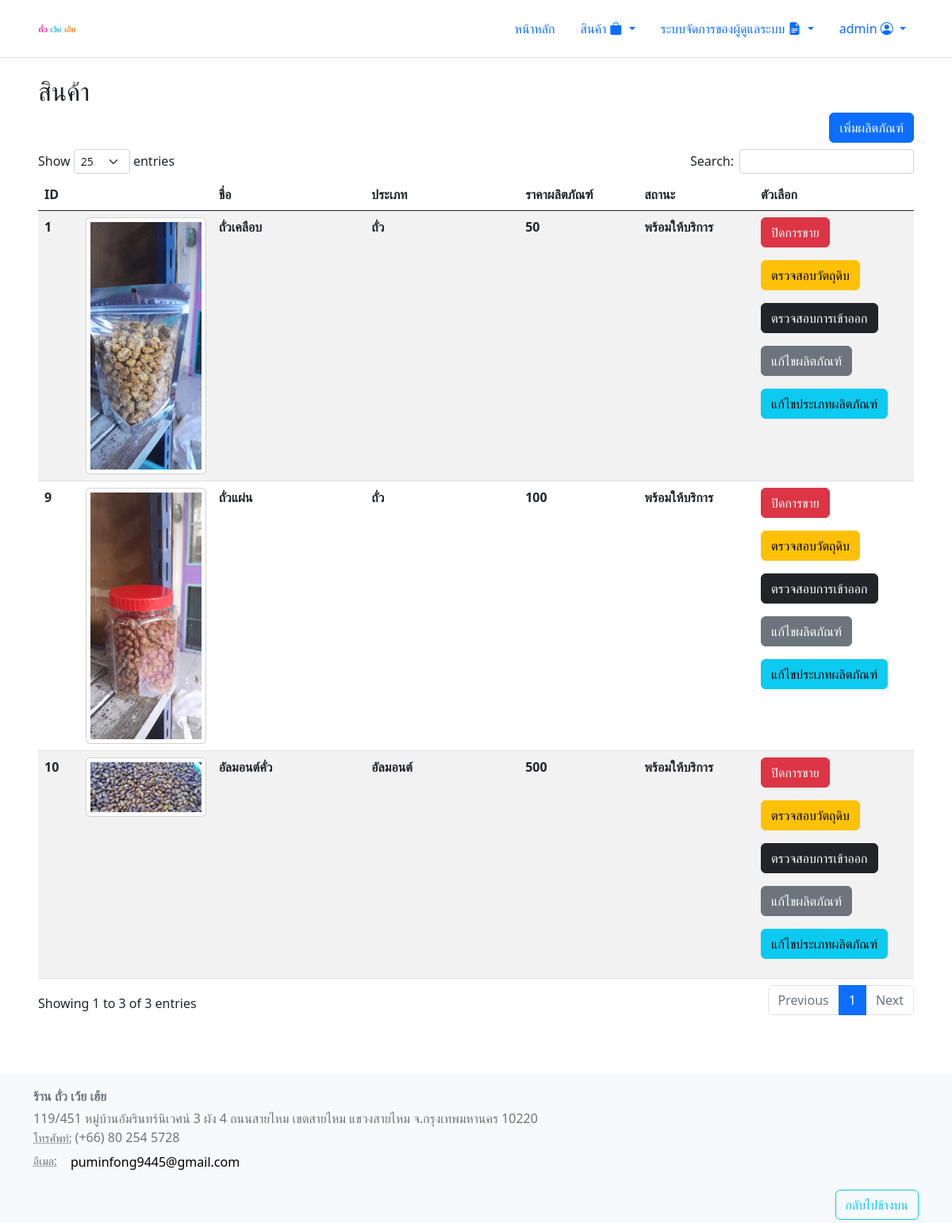
The page /view/admin_page/product_admin.php (signed in) on the database as committed earlier.
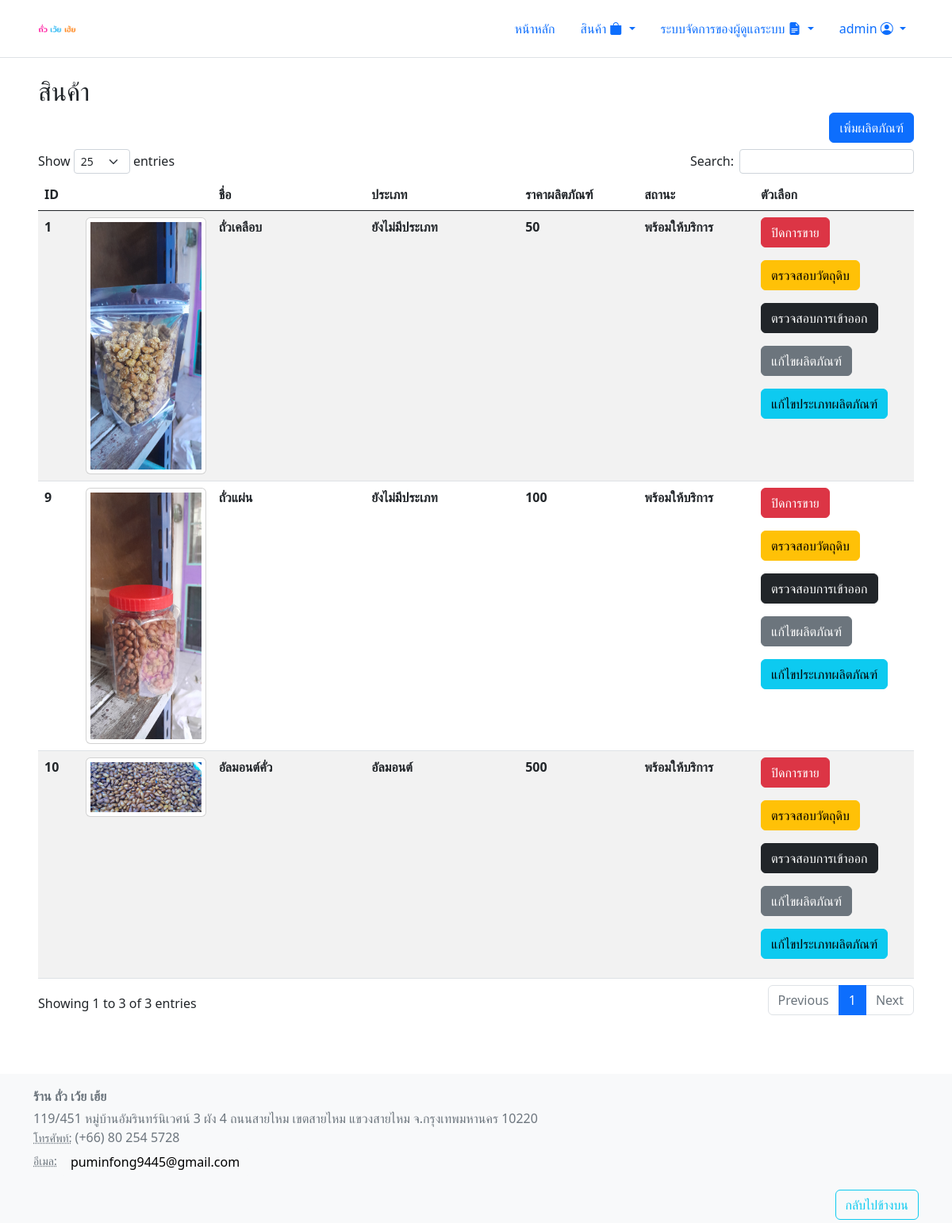
The same page on the database as committed later.
### tables this page shows
CREATE TABLE `products` (
  `product_id` int(11) NOT NULL,
  `product_name` varchar(200) DEFAULT '',
  `product_category` varchar(255) DEFAULT NULL,
  `product_description` varchar(200) DEFAULT NULL,
  `product_img` varchar(255) DEFAULT NULL,
  `product_price` double DEFAULT NULL,
  `product_status` varchar(200) NOT NULL DEFAULT 'active',
  `product_amount` double NOT NULL DEFAULT 0
);

### html/inc/permission.php (called while the page is built, shortened)
<?php
  function checkrole($role)
  {
    if(isset($_SESSION['role']) && $_SESSION['role'] == $role)
    {
      return TRUE;
    }
    else
    {
      return FALSE;
    }
  }
?>

### html/view/admin_page/product_admin.php (the view, shortened to what this page needs)
<?php
require '../../inc/header.php';
?>
<h2>สินค้า</h2>
    <div class="mb-2 d-flex flex-row-reverse">
      <?php include 'modal/add_product_modal.php'; ?>
    </div>
	  <table id="ProductTable" class="table table-striped" style="width:100%">
        <thead>
			<center>
            <tr>
            <th width='5%'>
              ID
            </th>
			<th width='5%'>
            </th>
			      <th width='20%'>
              ชื่อ
            </th>
            <th width='20%'>
              ประเภท
            </th>
            <th width='15%'>
              ราคาผลิตภัณฑ์
            </th>
            <th width='15%'>
              สถานะ
            </th>
            <th width='20%'>
              ตัวเลือก
            </th>
          </tr>
			</center>
        </thead>
        <tbody>
        <?php
        	$select_products = mysqli_query($db, "SELECT * FROM `products`");
      		if(mysqli_num_rows($select_products) > 0){
         		while($fetch_product = mysqli_fetch_assoc($select_products)){
        ?>
            <tr>
                <th>
                    <?=$fetch_product['product_id']?>
                </th>
				<th>
					<div class="card">
						<img style="padding: 5px; max-height: 400px; width: 150px;" src="../../images/products_image/<?php echo $fetch_product['product_img']; ?>" alt="">
					</div>
                </th>
				        <th>
                    <?=$fetch_product['product_name']?>
                </th>
                <th>
                    <?php if ($fetch_product['product_category'] == NULL) {
                      echo 'ยังไม่มีประเภท';
                    } else {
                      echo $fetch_product['product_category'];
                    }
                    ?>
                </th>
                <th>
                    <?=$fetch_product['product_price']?>
                </th>
                <th>
                    <?php
                    if ($fetch_product['product_status'] === "active") {
                      echo "พร้อมให้บริการ";
                    }
                    else
                    {
                      echo "ไม่พร้อมให้บริการ";
                    }
                    ?>
                </th>
                <th>
                  <div class="mb-3">
                      <form action="" method="post" enctype="multipart/form-data">
                      <?php
                      if ($fetch_product['product_status'] === "active")
                      {?>
                        <input type="submit" class="btn btn-danger" value="ปิดการขาย" name="change_status">
                      <?php }
                      else { ?>
                        <input type="submit" class="btn btn-success" value="เปิดการขาย" name="change_status">
                      <?php }
                      ?>
                      </form>
                  </div>
                  <div class="mb-3">
                    <a class="btn btn-warning" href="../../view/admin_page/product_material.php?id=<?=$fetch_product['product_id']?>">ตรวจสอบวัตถุดิบ</a>
                  </div>
                  <div class="mb-3">
                    <a class="btn btn-dark" href="../../view/log_page/log_products.php?id=<?=$fetch_product['product_id']?>">ตรวจสอบการเข้าออก</a>
                  </div>
                  <div class="mb-3">
                    <?php
                      require "modal/edit_product_modal.php";
                    ?>
                  </div>
                  <div class="mb-3">
                    <?php
                      require "modal/edit_product_category_modal.php";
                    ?>
                  </div>
                </th>
            </tr><?php
              }
            }
        ?>
        </tbody>
    </table>
  </div>
<?php
require '../../inc/footer.php';
?>

### html/inc/header.php (shortened to what this page needs)
<!DOCTYPE html>
<html lang="en">
<head>
    <?php require 'script.php'; ?>
    <?php require 'permission.php'; ?>
</head>
<body class="d-flex flex-column min-vh-100">
  <div id="header" class="fixed-top mb-4 border-bottom bg-white">
    <header class="container d-flex flex-wrap justify-content-center py-3">
      <div class="d-flex align-items-center mb-3 mb-md-0 me-md-auto text-dark text-decoration-none">
        <a href="../../index.php">
        <img src="../../images/logo.png" style="width:60px;height:40px;display: inline;"></img>
          </a>
      </div>
      <ul class="nav nav-pills">
        <li class="nav-item"><a name="home" href="../../index.php" class="nav-link">หน้าหลัก</a></li>
        <?php
        if (isset($_SESSION['username']))
        {?>
        <li class="nav-item dropdown">
            <a class="nav-link dropdown-toggle" href="#" id="navbarDarkDropdownMenuLink" role="button" data-bs-toggle="dropdown" aria-expanded="false">
            สินค้า <i class="bi bi-bag-fill"></i>
            </a>
          </li>
        <?php
          if (checkrole('admin')) {
          ?>
          <li class="nav-item dropdown">
            <a class="nav-link dropdown-toggle" href="#" id="navbarDarkDropdownMenuLink" role="button" data-bs-toggle="dropdown" aria-expanded="false">
              ระบบจัดการของผู้ดูแลระบบ <i class="bi bi-file-earmark-text-fill"></i>
            </a>
          </li>
              <?php
          } ?>
              <li class="nav-item dropdown">
              <a class="nav-link dropdown-toggle" href="#" id="navbarDarkDropdownMenuLink" role="button" data-bs-toggle="dropdown" aria-expanded="false">
              <?=$_SESSION['username']?> <i class="bi bi-person-circle"></i>
              </a>
          </li>
        <?php
        }
        else
        {
        ?>
          <li class="nav-item"><span><a name="login" href="../../util/registration/login.php" class="nav-link">เข้าสู่ระบบ</a></span></li>
          <li class="nav-item"><span><a name="register" href="../../util/registration/register.php" class="nav-link">สมัครสมาชิก</a></span></li>
        <?php
        }
        ?>
      </ul>
    </header>
  </div>
<main class="bg-transparent">
<div class="my-5 p-5 pb-md-4">

### html/inc/script.php (shortened to what this page needs)
<link href="https://cdn.jsdelivr.net/npm/bootstrap@5.0.2/dist/css/bootstrap.min.css" rel="stylesheet">
<link rel="stylesheet" href="https://cdn.jsdelivr.net/npm/bootstrap-icons@1.9.1/font/bootstrap-icons.css">
<link rel="stylesheet" href="https://cdn.datatables.net/1.13.1/css/dataTables.bootstrap5.min.css" type="text/css">
<link rel="stylesheet" href="https://cdnjs.cloudflare.com/ajax/libs/twitter-bootstrap/5.2.0/css/bootstrap.min.css" type="text/css">

### html/view/admin_page/modal/add_product_modal.php (shortened to what this page needs)
<button type="button" class="btn btn-primary" data-bs-toggle="modal" data-bs-target="#addproductModal">
  เพิ่มผลิตภัณฑ์
</button>

### html/view/admin_page/modal/edit_product_modal.php (shortened to what this page needs)
<button type="button" class="btn btn-secondary" data-bs-toggle="modal" data-bs-target="#editproductModal<?=$fetch_product['product_id']?>">
    แก้ไขผลิตภัณฑ์
    </button>

### html/view/admin_page/modal/edit_product_category_modal.php (shortened to what this page needs)
<button type="button" class="btn btn-info" data-bs-toggle="modal" data-bs-target="#editproductcategoryModal<?=$fetch_product['product_id']?>">
    แก้ไขประเภทผลิตภัณฑ์
</button>

### html/inc/footer.php (shortened to what this page needs)
</main>
</body>
<footer class="bg-light text-muted mt-auto">
  <div class="container py-3">
    <div class="row g-0">
      <div class="col-sm-6 col-md-8">
        <address>
        <p class="mb-1"><strong>ร้าน ถั่ว เว้ย เฮ้ย</strong>
        <br>
        <p class="mb-0">119/451 หมู่บ้านอัมรินทร์นิเวศน์ 3 ผัง 4 ถนนสายไหม
        เขตสายไหม แขวงสายไหม จ.กรุงเทพมหานคร 10220</p>
        <p class="mb-0"><abbr title="Phone" class="initialism">โทรศัพท์:</abbr> (+66) 80 254 5728</p>
        <p class="mb-0"><abbr title="Email" class="initialism">อีเมล:</abbr>
        <a href="mailto:puminfong9445@gmail.com" class="btn btn-light">puminfong9445@gmail.com</a></p>
        </address>
      </div>
    </div>
    <p class="float-end mb-1 ">
        <a href="#" class="btn btn-outline-info">กลับไปข้างบน</a>
    </p>
  </div>
</footer>
</html>

Rows that differ between the two databases and show on the page:
changed products "ถั่วเคลือบ": product_category "ถั่ว" → (not shown); now shows "ยังไม่มีประเภท"
changed products "ถั่วแผ่น": product_category "ถั่ว" → (not shown); now shows "ยังไม่มีประเภท"
